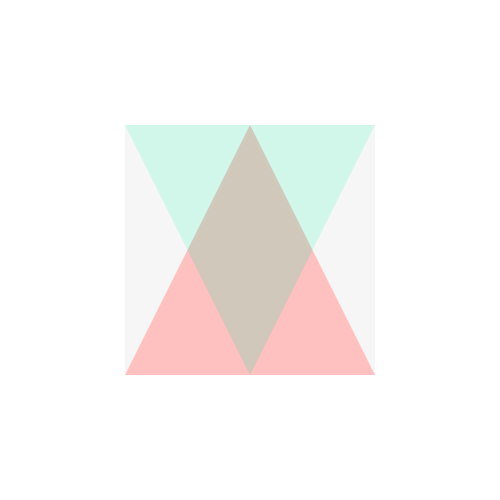
Frame 1 (no input)
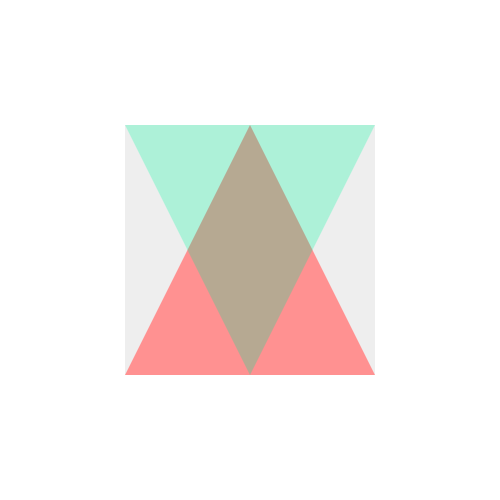
Frame 2 (the mouse pressed at the canvas centre, redrawn once)

The Processing sketch that drew these frames (run headless with seeded random() and noise(); the mouse was pressed at the canvas centre and the sketch redrawn once):

// Processing sketch: processing_85646
// ── processing_85646.pde

void setup ()
{
 
 size(500,500);
background(#FFFFFF);
noLoop();
  
}

void draw ()

{
noStroke();

fill(255,0,0,63);
triangle(125,375,250,125,375,375);
fill(63,224,164,63);
triangle (125,125,250,375,375,125); 
fill(196,196,196,40);
triangle(187.5,250,125,125,125,375);
triangle(312.5,250,375,125,375,375);
 
  
}
